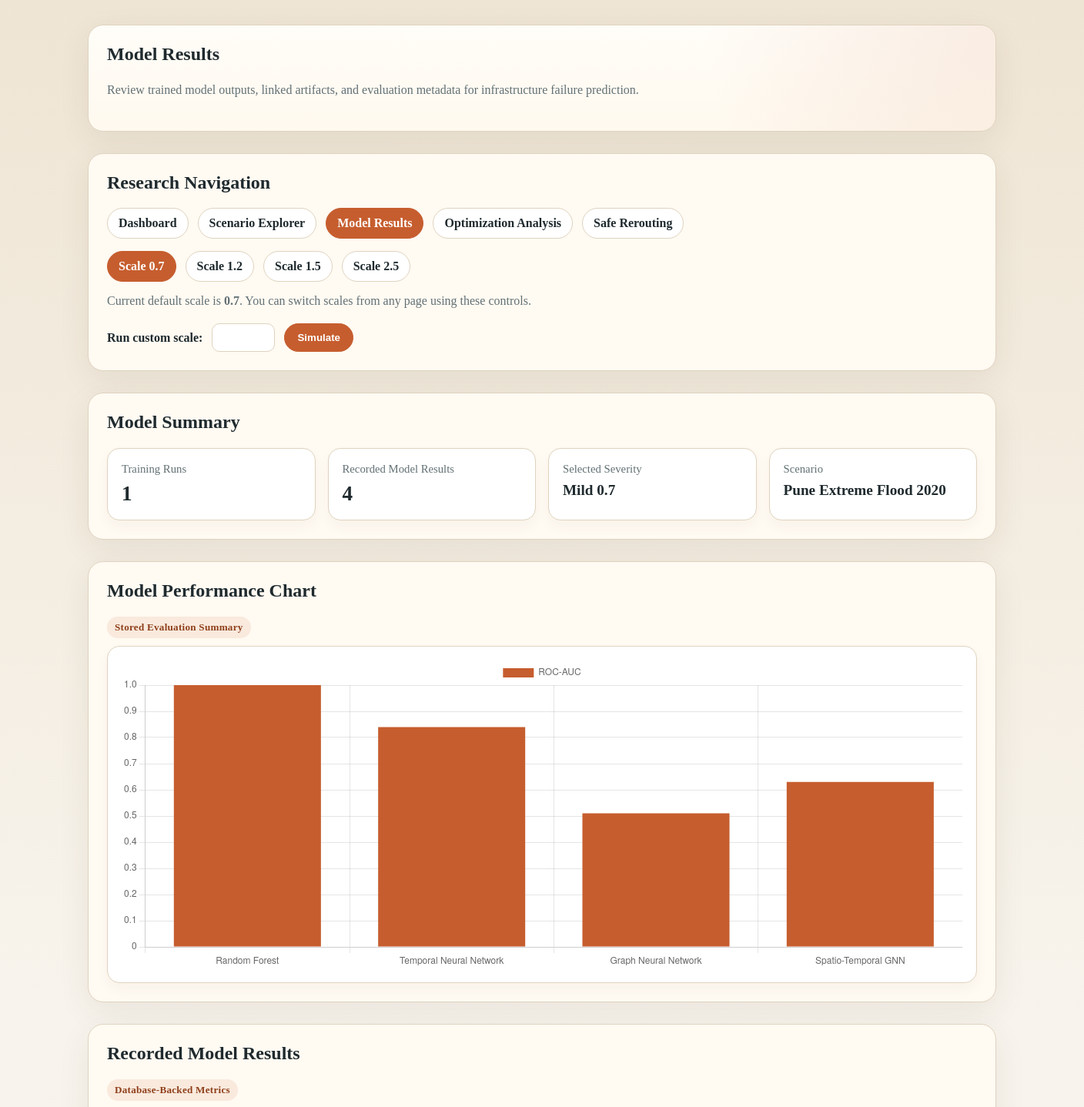
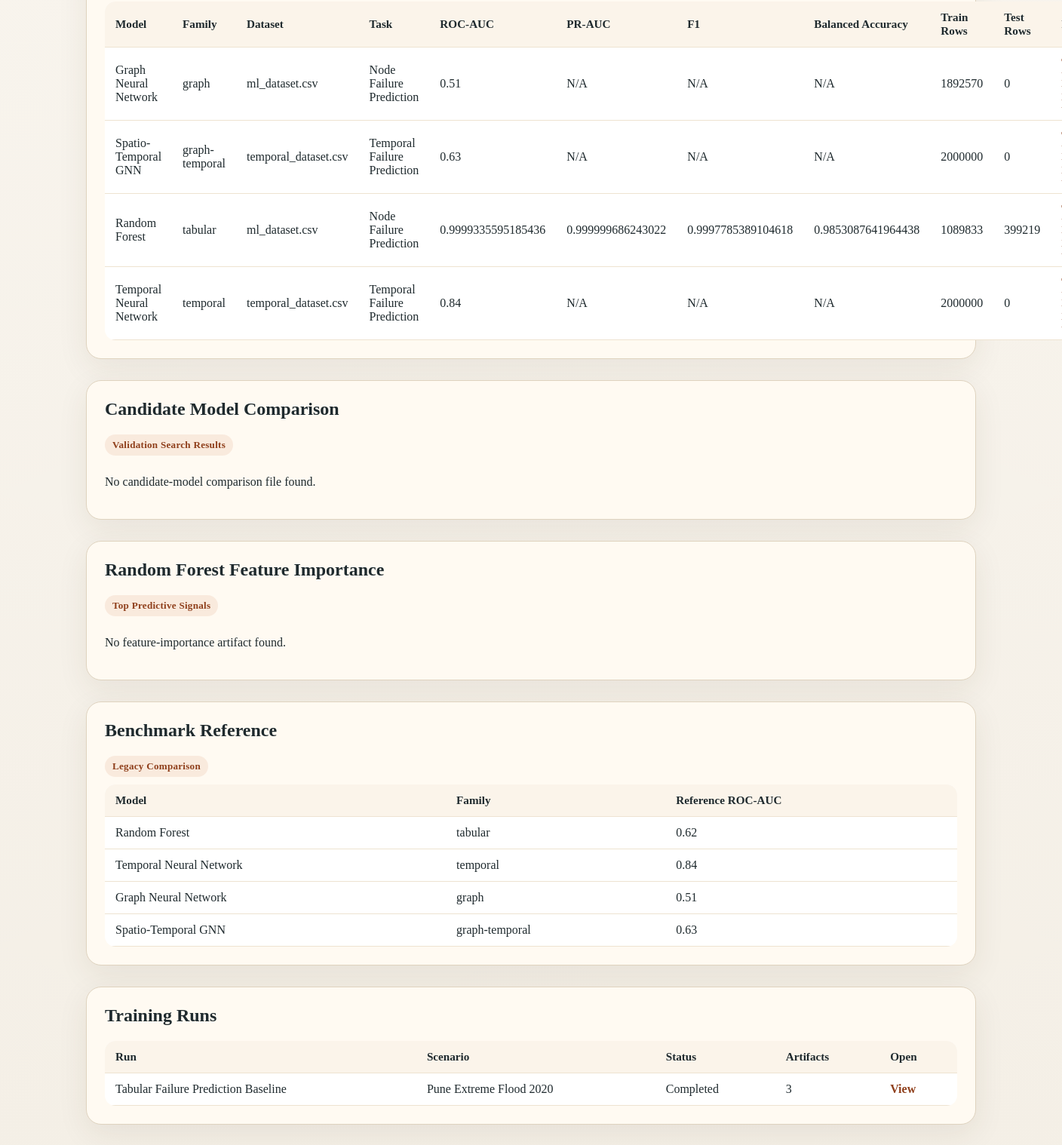
The app's page /models/ with its own data (2 pictures, top to bottom).
### dashboard/models.py (models this page shows, shortened)
class TimeStampedModel(models.Model):
    created_at = models.DateTimeField(auto_now_add=True)
    updated_at = models.DateTimeField(auto_now=True)
    class Meta:
        abstract = True

class ScenarioConfig(TimeStampedModel):
    name = models.CharField(max_length=120, unique=True)
    slug = models.SlugField(max_length=140, unique=True, blank=True)
    description = models.TextField(blank=True)
    rainfall_year = models.PositiveIntegerField(default=2020)
    severity_scale = models.FloatField(default=1.0)
    capacity_factor = models.FloatField(default=1.25)
    overload_factor = models.FloatField(default=1.5)
    max_steps = models.PositiveIntegerField(default=20)
    random_seed = models.PositiveIntegerField(null=True, blank=True)
    parameters = models.JSONField(default=dict, blank=True)
    is_baseline = models.BooleanField(default=False)
    class Meta:
        ordering = ["name"]
        verbose_name = "scenario configuration"
        verbose_name_plural = "scenario configurations"

class ExperimentRun(TimeStampedModel):
    class RunKind(models.TextChoices):
        CASCADE = "cascade", "Cascade Simulation"
        DATASET = "dataset", "Dataset Generation"
        TRAINING = "training", "Model Training"
        OPTIMIZATION = "optimization", "Repair Optimization"
        EVALUATION = "evaluation", "Evaluation"
        DASHBOARD = "dashboard", "Dashboard Snapshot"
    class Status(models.TextChoices):
        DRAFT = "draft", "Draft"
        RUNNING = "running", "Running"
        COMPLETED = "completed", "Completed"
        FAILED = "failed", "Failed"
        ARCHIVED = "archived", "Archived"
    title = models.CharField(max_length=160)
    slug = models.SlugField(max_length=180, unique=True, blank=True)
    run_kind = models.CharField(max_length=20, choices=RunKind.choices)
    status = models.CharField(
        max_length=20,
        choices=Status.choices,
        default=Status.DRAFT,
    )
    scenario = models.ForeignKey(
        ScenarioConfig,
        null=True,
        blank=True,
        on_delete=models.SET_NULL,
        related_name="runs",
    )
    run_identifier = models.CharField(max_length=80, unique=True)
    source_commit = models.CharField(max_length=64, blank=True)
    started_at = models.DateTimeField(default=timezone.now)
    completed_at = models.DateTimeField(null=True, blank=True)
    input_summary = models.JSONField(default=dict, blank=True)
    metrics = models.JSONField(default=dict, blank=True)
    notes = models.TextField(blank=True)
    class Meta:
        ordering = ["-started_at", "-created_at"]

class ModelResult(TimeStampedModel):
    class TaskType(models.TextChoices):
        NODE_FAILURE = "node_failure", "Node Failure Prediction"
        TEMPORAL_FAILURE = "temporal_failure", "Temporal Failure Prediction"
        RESILIENCE = "resilience", "Resilience Estimation"
    run = models.ForeignKey(
        ExperimentRun,
        on_delete=models.CASCADE,
        related_name="model_results",
    )
    model_name = models.CharField(max_length=120)
    model_family = models.CharField(max_length=80)
    dataset_name = models.CharField(max_length=120)
    task_type = models.CharField(max_length=32, choices=TaskType.choices)
    train_rows = models.PositiveIntegerField(default=0)
    test_rows = models.PositiveIntegerField(default=0)
    metrics = models.JSONField(default=dict, blank=True)
    hyperparameters = models.JSONField(default=dict, blank=True)
    model_artifact = models.ForeignKey(
        RunArtifact,
        null=True,
        blank=True,
        on_delete=models.SET_NULL,
        related_name="trained_models",
    )
    notes = models.TextField(blank=True)
    class Meta:
        ordering = ["model_family", "model_name"]

### dashboard/views.py (the view)
# urls.py: path("models/", views.model_results, name="model_results"),
def model_results(request):
    context = get_dashboard_state(request)
    model_runs = (
        ExperimentRun.objects.select_related("scenario")
        .prefetch_related("model_results", "artifacts")
        .filter(
            run_kind=ExperimentRun.RunKind.TRAINING,
            status=ExperimentRun.Status.COMPLETED,
        )
        .order_by("-started_at")
    )
    all_model_results = []
    for run in model_runs:
        for result in run.model_results.all():
            metrics = result.metrics if isinstance(result.metrics, dict) else {}
            roc_auc = metrics.get("roc_auc")
            if roc_auc is None:
                for benchmark in BENCHMARK_MODEL_METRICS:
                    if benchmark["model_name"].lower() == result.model_name.lower():
                        roc_auc = benchmark["roc_auc"]
                        break
            all_model_results.append(
                {
                    "run": run,
                    "result": result,
                    "roc_auc": roc_auc,
                    "accuracy": metrics.get("accuracy"),
                    "f1": metrics.get("f1"),
                }
            )
    benchmark_by_name = {item["model_name"]: item["roc_auc"] for item in BENCHMARK_MODEL_METRICS}
    for item in all_model_results:
        if item["roc_auc"] is not None:
            benchmark_by_name[item["result"].model_name] = item["roc_auc"]
    chart_labels = list(benchmark_by_name.keys())
    chart_values = list(benchmark_by_name.values())
    feature_importance_rows = []
    feature_importance_path = repo_root() / "data" / "rf_feature_importance.csv"
    if feature_importance_path.exists():
        feature_importance_rows = pd.read_csv(feature_importance_path).head(12).to_dict(orient="records")
    model_comparison_rows = []
    comparison_path = repo_root() / "data" / "model_comparison.json"
    comparison_payload = load_json(comparison_path)
    if isinstance(comparison_payload, list):
        model_comparison_rows = comparison_payload
    context.update(
        {
            "page_title": "Model Results",
            "model_runs": model_runs,
            "all_model_results": all_model_results,
            "benchmark_model_metrics": BENCHMARK_MODEL_METRICS,
            "model_chart_labels": json.dumps(chart_labels),
            "model_chart_values": json.dumps(chart_values),
            "feature_importance_rows": feature_importance_rows,
            "model_comparison_rows": model_comparison_rows,
        }
    )
    return render(request, "dashboard/model_results.html", context)

### dashboard/templates/dashboard/model_results.html (shortened to what this page needs)
{% extends "dashboard/base.html" %}
{% block hero_title %}Model Results{% endblock %}
{% block hero_subtitle %}Review trained model outputs, linked artifacts, and evaluation metadata for infrastructure failure prediction.{% endblock %}
{% block content %}
<section class="section">
    <h2>Model Summary</h2>
    <div class="grid">
        <div class="card">
            <div class="label">Training Runs</div>
            <div class="value">{{ model_runs|length }}</div>
        </div>
        <div class="card">
            <div class="label">Recorded Model Results</div>
            <div class="value">{{ all_model_results|length }}</div>
        </div>
        <div class="card">
            <div class="label">Selected Severity</div>
            <div class="value" style="font-size: 1.2rem;">{{ selected_severity.label }}</div>
        </div>
        <div class="card">
            <div class="label">Scenario</div>
            <div class="value" style="font-size: 1.2rem;">{% if selected_scenario %}{{ selected_scenario.name }}{% else %}Pune Flood Scenario{% endif %}</div>
        </div>
    </div>
</section>
<section class="section">
    <h2>Model Performance Chart</h2>
    <span class="kicker">Stored Evaluation Summary</span>
    <div class="card">
        <canvas id="modelPerformanceChart" height="110"></canvas>
    </div>
</section>
<section class="section">
    <h2>Recorded Model Results</h2>
    <span class="kicker">Database-Backed Metrics</span>
    {% if all_model_results %}
        <table>
            <thead>
                <tr>
                    <th>Model</th>
                    <th>Family</th>
                    <th>Dataset</th>
                    <th>Task</th>
                    <th>ROC-AUC</th>
                    <th>PR-AUC</th>
                    <th>F1</th>
                    <th>Balanced Accuracy</th>
                    <th>Train Rows</th>
                    <th>Test Rows</th>
                    <th>Run</th>
                </tr>
            </thead>
            <tbody>
            {% for item in all_model_results %}
                <tr>
                    <td>{{ item.result.model_name }}</td>
                    <td>{{ item.result.model_family }}</td>
                    <td>{{ item.result.dataset_name }}</td>
                    <td>{{ item.result.get_task_type_display }}</td>
                    <td>{{ item.result.metrics.roc_auc|default:"N/A" }}</td>
                    <td>{{ item.result.metrics.pr_auc|default:"N/A" }}</td>
                    <td>{{ item.result.metrics.f1|default:"N/A" }}</td>
                    <td>{{ item.result.metrics.balanced_accuracy|default:"N/A" }}</td>
                    <td>{{ item.result.train_rows }}</td>
                    <td>{{ item.result.test_rows }}</td>
                    <td><a href="/runs/{{ item.run.slug }}/">{{ item.run.title }}</a></td>
                </tr>
            {% endfor %}
            </tbody>
        </table>
    {% else %}
        <p>No model results are stored yet.</p>
    {% endif %}
</section>
<section class="section">
    <h2>Candidate Model Comparison</h2>
    <span class="kicker">Validation Search Results</span>
    {% if model_comparison_rows %}
        <table>
            <thead>
                <tr>
                    <th>Model</th>
                    <th>Variant</th>
                    <th>Validation ROC-AUC</th>
                    <th>Validation PR-AUC</th>
                    <th>Validation F1</th>
                    <th>Threshold</th>
                </tr>
            </thead>
            <tbody>
            {% for row in model_comparison_rows %}
                <tr>
                    <td>{{ row.model_name }}</td>
                    <td>{{ row.variant }}</td>
                    <td>{{ row.validation_roc_auc }}</td>
                    <td>{{ row.validation_pr_auc }}</td>
                    <td>{{ row.validation_f1 }}</td>
                    <td>{{ row.threshold }}</td>
                </tr>
            {% endfor %}
            </tbody>
        </table>
    {% else %}
        <p>No candidate-model comparison file found.</p>
    {% endif %}
</section>
<section class="section">
    <h2>Random Forest Feature Importance</h2>
    <span class="kicker">Top Predictive Signals</span>
    {% if feature_importance_rows %}
        <table>
            <thead>
                <tr>
                    <th>Feature</th>
                    <th>Importance</th>
                </tr>
            </thead>
            <tbody>
            {% for row in feature_importance_rows %}
                <tr>
                    <td>{{ row.feature }}</td>
                    <td>{{ row.importance }}</td>
                </tr>
            {% endfor %}
            </tbody>
        </table>
    {% else %}
        <p>No feature-importance artifact found.</p>
    {% endif %}
</section>
<section class="section">
    <h2>Benchmark Reference</h2>
    <span class="kicker">Legacy Comparison</span>
    <table>
        <thead>
            <tr>
                <th>Model</th>
                <th>Family</th>
                <th>Reference ROC-AUC</th>
            </tr>
        </thead>
        <tbody>
        {% for item in benchmark_model_metrics %}
            <tr>
                <td>{{ item.model_name }}</td>
                <td>{{ item.family }}</td>
                <td>{{ item.roc_auc }}</td>
            </tr>
        {% endfor %}
        </tbody>
    </table>
</section>
<section class="section">
    <h2>Training Runs</h2>
    {% if model_runs %}
        <table>
            <thead>
                <tr>
                    <th>Run</th>
                    <th>Scenario</th>
                    <th>Status</th>
                    <th>Artifacts</th>
                    <th>Open</th>
                </tr>
            </thead>
            <tbody>
            {% for run in model_runs %}
                <tr>
                    <td>{{ run.title }}</td>
                    <td>{% if run.scenario %}{{ run.scenario.name }}{% else %}N/A{% endif %}</td>
                    <td>{{ run.get_status_display }}</td>
                    <td>{{ run.artifacts.count }}</td>
                    <td><a href="/runs/{{ run.slug }}/">View</a></td>
                </tr>
            {% endfor %}
            </tbody>
        </table>
    {% else %}
        <p>No training runs are available.</p>
    {% endif %}
</section>
{% endblock %}
{% block scripts %}
<script>
    const modelLabels = {{ model_chart_labels|safe }};
    const modelValues = {{ model_chart_values|safe }};
    new Chart(document.getElementById("modelPerformanceChart"), {
        type: "bar",
        data: {
            labels: modelLabels,
            datasets: [{
                label: "ROC-AUC",
                data: modelValues,
                backgroundColor: "#c65d2e"
            }]
        },
        options: {
            responsive: true,
            scales: {
                y: {
                    beginAtZero: true,
                    suggestedMax: 1
                }
            }
        }
    });
</script>
{% endblock %}

### records on screen
ScenarioConfig: name "Pune Extreme Flood 2020"
ExperimentRun: result.model_name "Graph Neural Network", result.model_family "graph", result.dataset_name "ml_dataset.csv", result.task_type "Node Failure Prediction", result.metrics.roc_auc "0.51", result.metrics.pr_auc "N/A", result.metrics.f1 "N/A", result.metrics.balanced_accuracy "N/A", result.train_rows "1892570", result.test_rows "0", result.model_name "Spatio-Temporal GNN", result.model_family "graph-temporal", result.dataset_name "temporal_dataset.csv", result.task_type "Temporal Failure Prediction", result.metrics.roc_auc "0.63", result.train_rows "2000000", result.model_name "Random Forest", result.model_family "tabular", result.metrics.roc_auc "0.9999335595185436", result.metrics.pr_auc "0.999999686243022", result.metrics.f1 "0.9997785389104618", result.metrics.balanced_accuracy "0.9853087641964438", result.train_rows "1089833", result.test_rows "399219", result.model_name "Temporal Neural Network", result.model_family "temporal", result.metrics.roc_auc "0.84", title "Tabular Failure Prediction Baseline", scenario.name "Pune Extreme Flood 2020", status "Completed", artifacts.count "3"
ModelResult: model_name "Random Forest", family "tabular", roc_auc "0.62"
ModelResult: model_name "Temporal Neural Network", family "temporal", roc_auc "0.84"
ModelResult: model_name "Graph Neural Network", family "graph", roc_auc "0.51"
ModelResult: model_name "Spatio-Temporal GNN", family "graph-temporal", roc_auc "0.63"

### other values on screen
{{ option.slug }} "0.7" "1.2" "1.5" "2.5"
{{ selected_severity.slug }} "0.7"
{{ model_runs|length }} "1"
{{ all_model_results|length }} "4"
{{ selected_severity.label }} "Mild 0.7"
chart data {{ model_chart_labels|safe }} ["Random Forest", "Temporal Neural Network", "Graph Neural Network", "Spatio-Temporal GNN"]
chart data {{ model_chart_values|safe }} [0.9999335595185436, 0.84, 0.51, 0.63]
